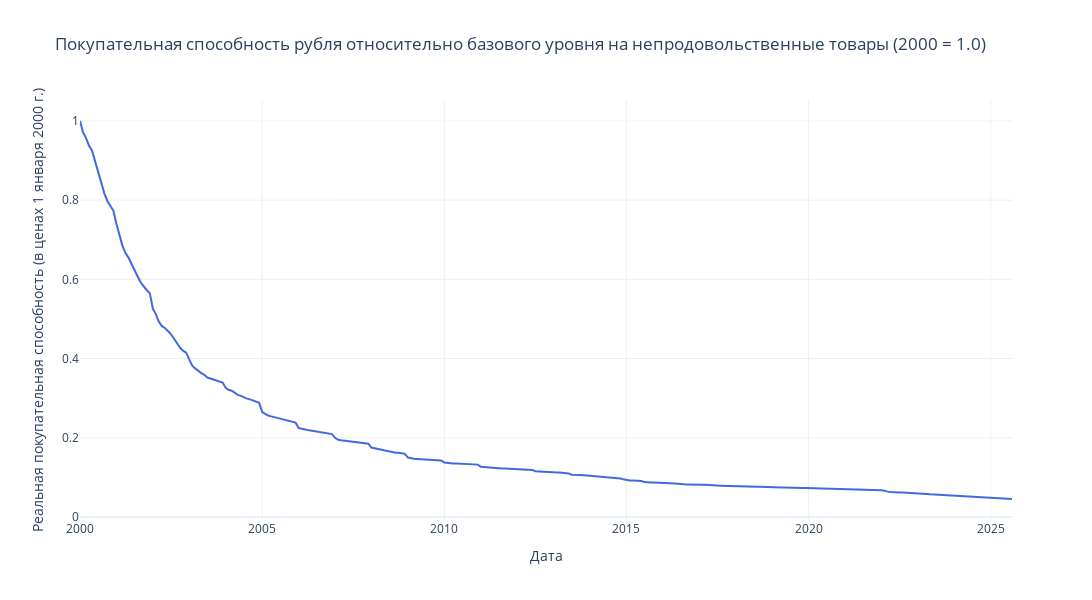

Notebook code for this chart:
### Code cell
plot_2d_interactive(
    x=df_melted['date'],
    y=df_melted['real_ruble'],
    xlabel="Дата",
    ylabel="Реальная покупательная способность (в ценах 1 января 2000 г.)",
    title="Покупательная способность рубля относительно базового уровня на непродовольственные товары (2000 = 1.0)"
)

### Figure 1 — Plotly figure (JSON) as saved in the notebook; plotly's stock layout.template omitted (floating-point values rounded to 4 significant figures; data arrays with more than 128 entries replaced by an {"elided": "..."} marker saying what was removed)
{"data": [{"hovertemplate": "Дата: %{x}<br>Значение: %{y:.4f} <extra></extra>", "line": {"color": "royalblue", "width": 2}, "mode": "lines", "x": {"elided": "308 str values"}, "y": {"elided": "308 float values"}, "type": "scatter"}], "layout": {"title": {"text": "Покупательная способность рубля относительно базового уровня на непродовольственные товары (2000 = 1.0)"}, "xaxis": {"title": {"text": "Дата"}}, "yaxis": {"title": {"text": "Реальная покупательная способность (в ценах 1 января 2000 г.)"}}, "hovermode": "x unified", "width": 1100, "height": 600}}
